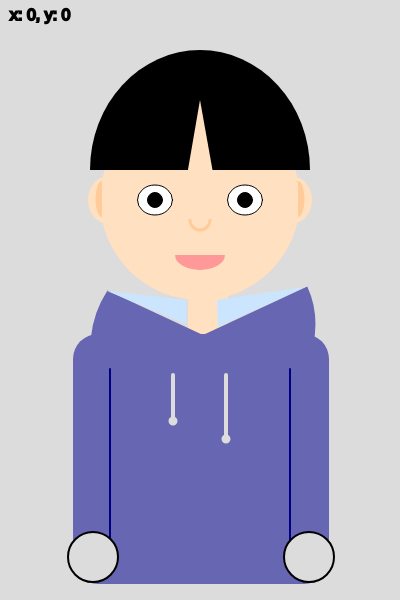
Frame 1 (no input)
Frame 60 (no input): identical to frame 1, image omitted
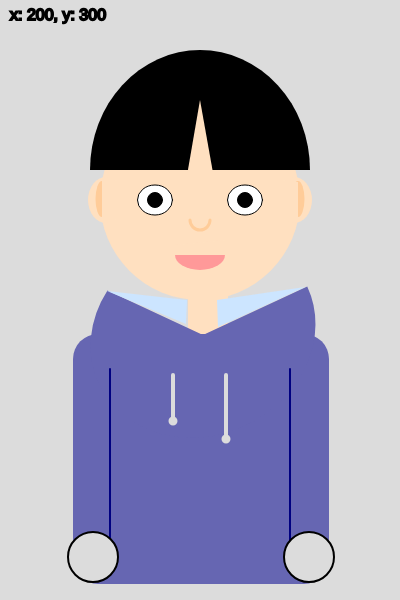
Frame 120 (the mouse pressed at the canvas centre since frame 60)

The p5.js sketch that drew these frames (run headless with seeded random() and noise() and a simulated clock; from frame 60 on, the mouse is pressed at the canvas centre):

// p5.js sketch
// ── sketch.js
let showLine = false;

let pupil1X = 155;
let pupil1Y = 200;
let pupil2X = 245;
let pupil2Y = 200;

function setup() {
  createCanvas(400, 600);
}

function draw() {
  strokeWeight(1);
  background(220);
  noStroke();
  fill('#FFE0C0');
  circle(200,200,200);
  fill(0);
  arc(200, 170, 220, 240, PI, TWO_PI);
  fill('#FFE0C0');
  triangle(200, 100, 175, 245, 225, 240);
  rect(188,294,40,40);
  fill(255,255,255);
  stroke(0);
  ellipse(155,200,35,30);
  ellipse(245,200,35,30);
  fill(0);
  circle(pupil1X, pupil1Y, 15);
  circle(pupil2X, pupil2Y, 15);
  noFill();
  stroke('#FFCC99');
  strokeWeight(3);
  arc(200, 220, 20, 20, 0, PI);
  noStroke();
  fill('#FF9999');
  arc(200, 255, 50, 30, 0, PI); 
   fill(0);
  fill('#6666B2');
  rect(73,334,256,250,25);
  push();                 
  translate(203, 335);    
  rotate(-0.436);         
  fill('#6666B2');
  noStroke();
  arc(0, 0, 230, 200, 0, 4.014); 
  pop();                   
  noStroke();
  fill('#CCE5FF');
  triangle(107,291,187,300,186,324);
  triangle(217,300,305,287,218,327);
  stroke(220);
  strokeWeight(4);
  line(173,375,173,421);
  line(226,375,226,439);
  fill(220);
  circle(173,421,5);
  circle(226,439,5);
  noStroke();
  fill('#FFE0C0');
  ellipse(106,200,36,46);
  ellipse(294,200,36,46);
  strokeWeight(2);
  stroke('#000080');
  line(110,369,110,545);
  line(290,369,290,545);
  fill(220);
  stroke(0);
  circle(309,557,50);
  circle(93,557,50);

  fill(0);
  textSize(16);
  text("x: " + mouseX + ", y: " + mouseY, 10, 20);
  
  
  noStroke();
  fill('#FFCC99');
  ellipse(102,199,13,36);
  ellipse(298,199,13,36);
  fill('#FFE0C0');
  rect(102,181,13,36);
  rect(285,182,13,36);
  

    
}
